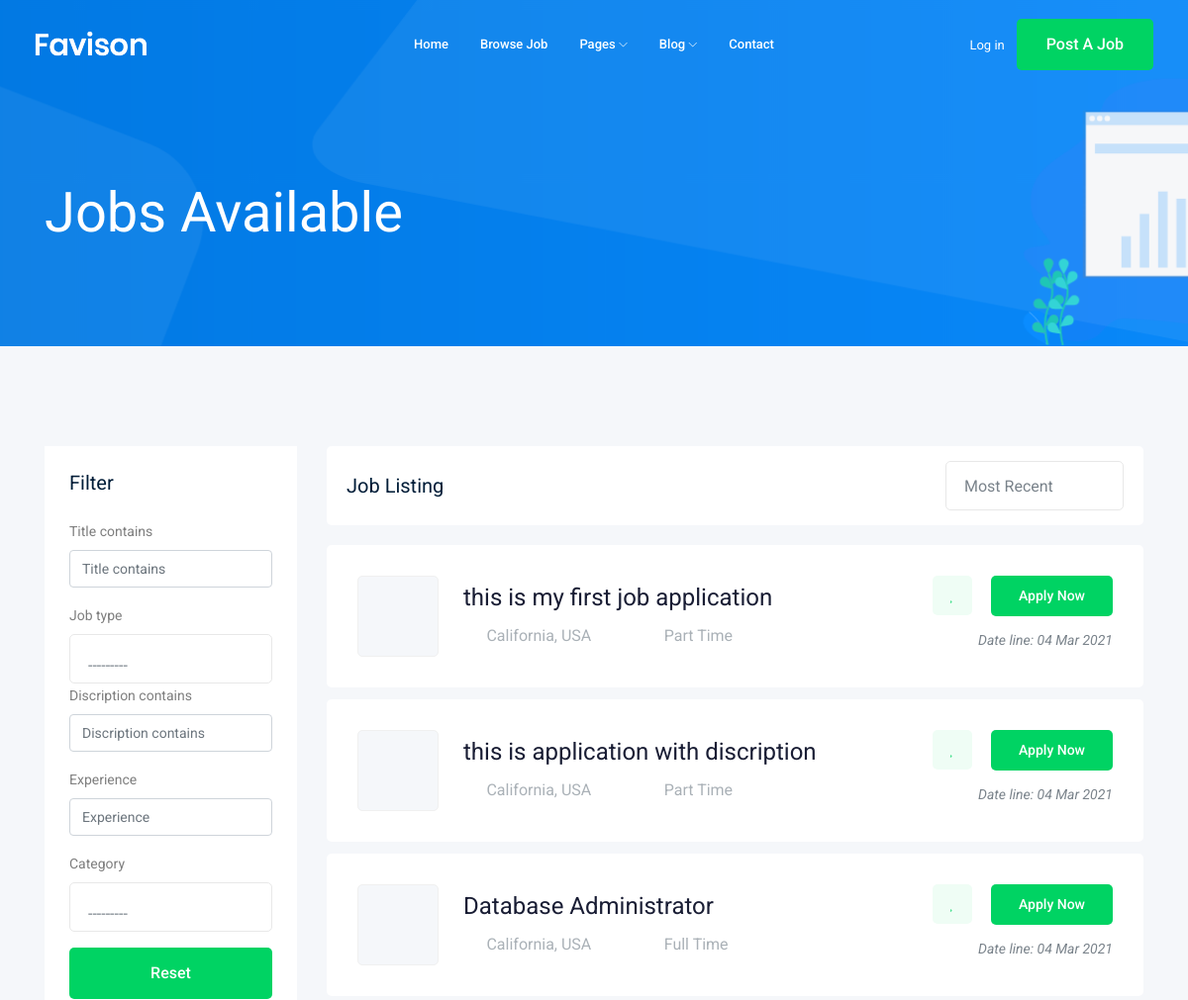
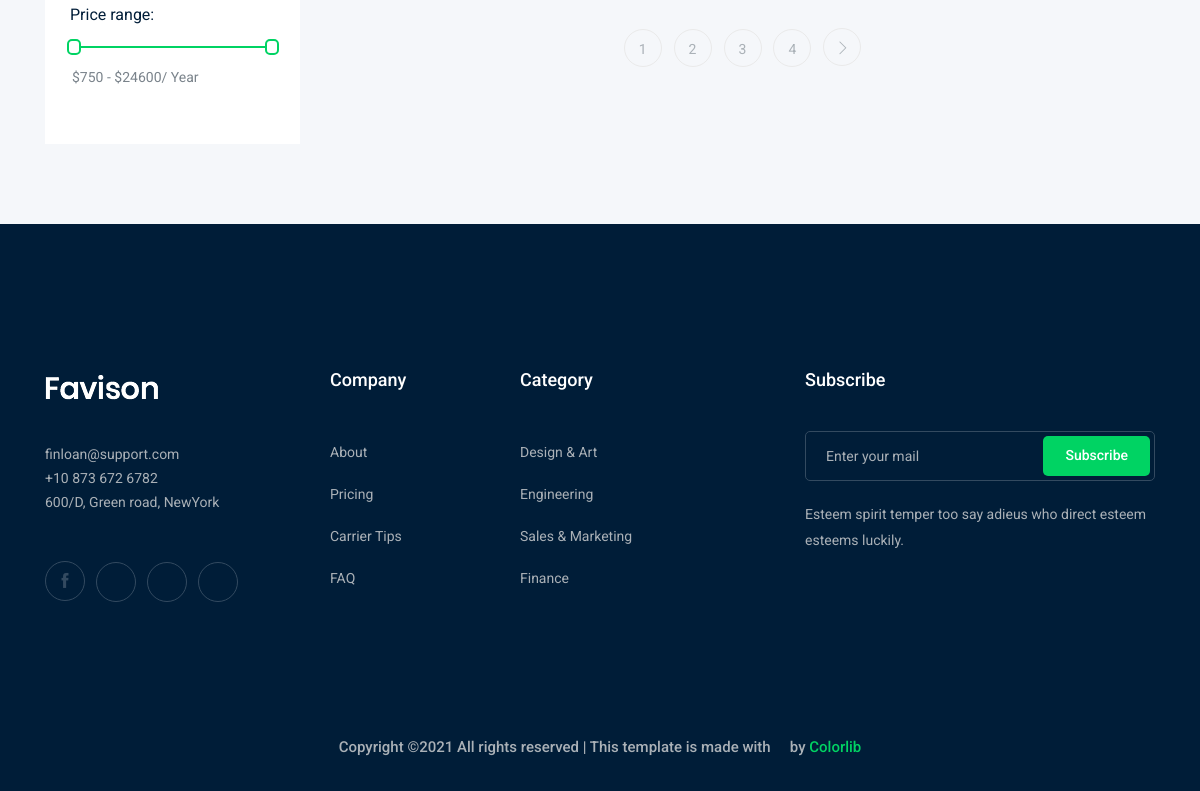
Screenshot of /jobs/ with the database file from the repository (2 pictures, top to bottom).
### job/models.py (models this page shows, shortened)
class Job(models.Model):
    owner = models.ForeignKey(User,related_name='job_owner',on_delete=models.CASCADE)
    title = models.CharField(max_length=100) #colum
    job_type = models.CharField(max_length=60,choices=JOB_TYPE)
    discription = models.TextField(max_length=1000)
    published_at = models.DateTimeField(auto_now=True)
    vacancy =models.IntegerField(default=1)
    salary = models.IntegerField(default=0)
    experience = models.IntegerField(default=1)
    category = models.ForeignKey('Category',on_delete=models.CASCADE)
    image = models.ImageField(upload_to=image_upload)
    slug =models.SlugField(null=True,blank=True)
    def __str__(self):
        return self.title

### job/views.py (the view)
def job_list(request):
    job_list = Job.objects.all()
    myfilter = JobFilter(request.GET,queryset=job_list)
    job_list  =myfilter.qs
    paginator = Paginator(job_list, 3)
    page_number = request.GET.get('page')
    page_obj = paginator.get_page(page_number)
    print(job_list)
    context = {'jobs':page_obj,'myfilter':myfilter}
    return  render(request,'job/job_list.html',context)

### job/models.py (called while the page is built)
    def __str__(self):
     return self.name

### job/templates/job/job_list.html (shortened to what this page needs)
{% extends 'base.html' %}
{% load bootstrap4 %}
{% block body %}
<div class="bradcam_area bradcam_bg_1">
    <div class="container">
        <div class="row">
            <div class="col-xl-12">
                <div class="bradcam_text">
                    <h3>  {{jobs.count}} Jobs Available</h3>
                </div>
            </div>
        </div>
    </div>
</div>
<div class="job_listing_area plus_padding">
    <div class="container">
        <div class="row">
            <div class="col-lg-3">
                <div class="job_filter white-bg">
                    <div class="form_inner white-bg">
                        <h3>Filter</h3>
                        <form action="#" method="GET">
                            {% bootstrap_form myfilter.form %}
                             <div class="reset_btn">
                                 <button  class="boxed-btn3 w-100 mt-3" type="submit">Reset</button>
                             </div>
                        </form>
                    </div>
                    <div class="range_wrap">
                        <label for="amount">Price range:</label>
                        <div id="slider-range"></div>
                        <p>
                            <input type="text" id="amount" readonly style="border:0; color:#7A838B; font-size: 14px; font-weight:400;">
                        </p>
                    </div>
                </div>
            </div>
            <div class="col-lg-9">
                <div class="recent_joblist_wrap">
                    <div class="recent_joblist white-bg ">
                        <div class="row align-items-center">
                            <div class="col-md-6">
                                <h4>Job Listing</h4>
                            </div>
                            <div class="col-md-6">
                                <div class="serch_cat d-flex justify-content-end">
                                </div>
                            </div>
                        </div>
                    </div>
                </div>
                <div class="job_lists m-0">
                    <div class="row">
                        {% for job in jobs %}
                        <div class="col-lg-12 col-md-12">
                            <div class="single_jobs white-bg d-flex justify-content-between">
                                <div class="jobs_left d-flex align-items-center">
                                    <div class="thumb">
                                    </div>
                                    <div class="jobs_conetent">
                                        <a href=" {%url  'job_details' job.slug %} " ><h4>  {{job.title}} </h4></a>
                                        <div class="links_locat d-flex align-items-center">
                                            <div class="location">
                                                <p> <i class="fa fa-map-marker"></i> California, USA</p>
                                            </div>
                                            <div class="location">
                                                <p> <i class="fa fa-clock-o"></i>  {{job.job_type}} </p>
                                            </div>
                                        </div>
                                    </div>
                                </div>
                                <div class="jobs_right">
                                    <div class="apply_now">
                                        <a class="heart_mark" href="#"> <i class="fa fa-heart"></i> </a>
                                        <a href=" {%url 'job_details' job.slug%} " class="boxed-btn3">Apply Now</a>
                                    </div>
                                    <div class="date">
                                        <p>Date line: {{job.published_at|date:' d M Y'   }} </p>
                                    </div>
                                </div>
                            </div>
                        </div>
                        {% endfor %}
                    </div>
                    {% if jobs.has_other_pages %}
                    <div class="row">
                        <div class="col-lg-12">
                            <div class="pagination_wrap">
                                <ul>
                                    {% for i in jobs.paginator.page_range  %}
                                         <li><a href="?page={{i}}"><span>{{ i }}</span></a></li>
                                    {% endfor %}
                                    {% if jobs.has_next %}
                                         <li><a href="?page={{ jobs.next_page_number }}"> <i class="ti-angle-right"></i> </a></li>
                                    {%endif%}
                                </ul>
                            </div>
                        </div>
                    </div>
                    {% endif %}
                </div>
            </div>
        </div>
    </div>
</div>
{% endblock body %}

### rows the page displays
Job: title "this is my first job application", job_type "Part Time", published_at "04 Mar 2021"
Job: title "this is application with discription", job_type "Part Time", published_at "04 Mar 2021"
Job: title "Database Administrator", job_type "Full Time", published_at "04 Mar 2021"

### other values shown
{{ i }} "1" "2" "3" "4"
